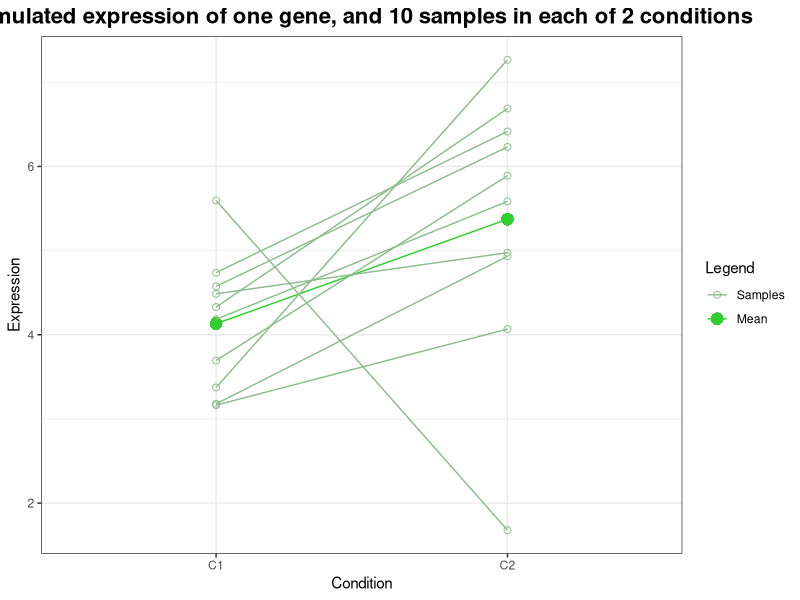

R code for this plot:
#!/usr/bin/env Rscript
# from the lintwo.R but cleaned up without the experimental code (hopefully)
# linetw2, lines between two conditions

# One of the learnigns from this, is that ggplot trying to work from the data as much as possible
# and postprocessing can be thorny, so it's best to dress up your data frame with values and strings
# that would also look good on a graph. Meaning that they will likely be a little vernbose.
library(ggplot2)
library(Cairo)

# fix the pseudrand seq or not?
set.seed(1)

# We're going to simulate values coming from two conditions
ns <-20 
hns <- ns/2 # half the samples
c1m <- 4 # group 1 mean
c2m <- 5 # group 2 mean
c1sd <- 1 # group 1 sd
c2sd <- 1.5 # group 1 sd

d <- data.frame(Expression=c(rnorm(hns, mean=c1m, sd=c1sd), rnorm(hns, mean=c2m, sd=c2sd)),
                Condition=rep(paste0("C",1:2), each=hns),
                Pair=rep(paste0("P",1:hns), 2),
                Legend=rep("Samples",ns))
# Those column titles somewhat verbose, but make graph come out nice.

# Introduce Legend values which are the averages for both groups.
d <- rbind(d, c(mean(d$Expression[d$Condition=="C1"]), "C1", "NP", "Mean"), c(mean(d$Expression[d$Condition=="C2"]), "C2", "NP", "Mean"))
# that rbind() seems to convert numbers to character, so let's revise the column types:
d$Expression <- as.numeric(d$Expression)
d$Condition <- factor(d$Condition)
d$Legend <- factor(d$Legend, levels=c("Samples", "Mean"))

CairoPNG("ltw2.png", 800, 800)
ggplot(d, aes(x=Condition, y=Expression, group=Pair), colour=Condition) +
        # the Group=Pair will ensure the lines between each member of a pair are correct.
        geom_point(aes(colour=Legend, shape=Legend, size=Legend)) +
        geom_path(aes(colour=Legend)) +
        # quite different to have alternate sizes for point and line, so, forget.
        # scale_color_manual(values = c("darkseagreen", "limegreen"), labels=c("Samples", "Mean")) +
        scale_color_manual(values = c("darkseagreen", "limegreen")) +
        # labs(colour = "Legend") +
        # labs or labels within an aes will cause two legends! 
        # scale_fill_manual(values = c("Samples", "Means"), name="") +
        scale_size_manual(values = c(2, 4)) +
        scale_shape_manual(values = c(1, 16)) +
        # 1 is empty circ, 16 is filled circ.
        theme_bw() +
        ggtitle(paste0("Simulated expression of one gene, and ", hns, " samples in each of 2 conditions")) +
        theme(plot.title=element_text(size=16, face="bold", hjust=0.5))
dev.off()

# What won't work
# scale_y_continuous(labels=scaleFUN)
# was an effort to control precision of y values.
# you get discrete value applied to continuous scale there.

# Note colour becomes the legend in geom_point()
# that's why I just named hat variable "Legend"
